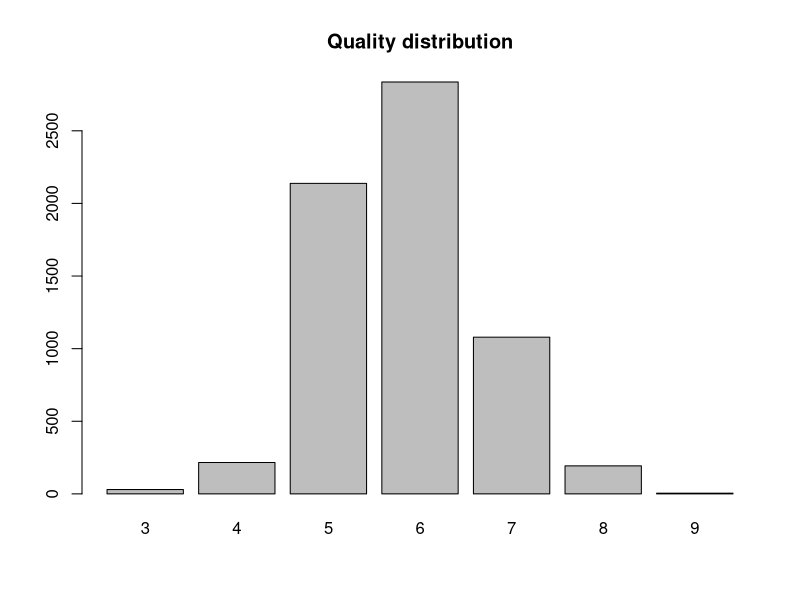
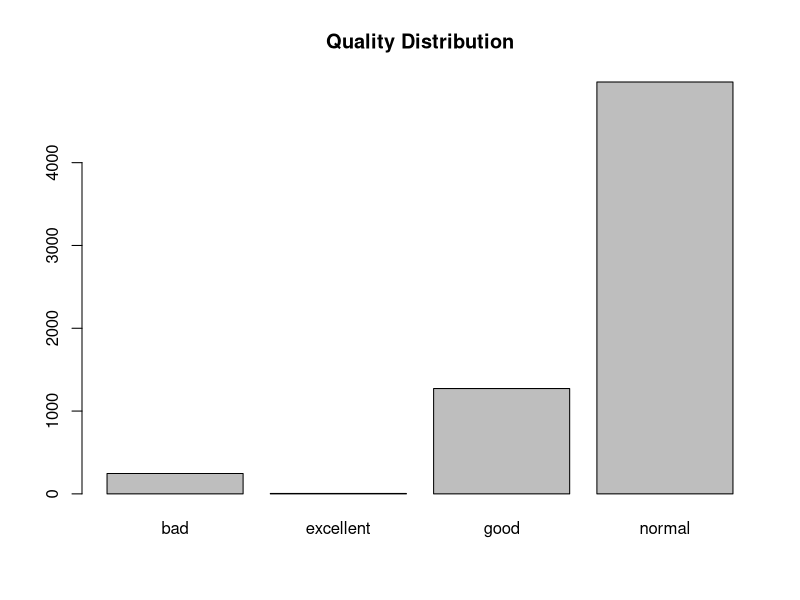
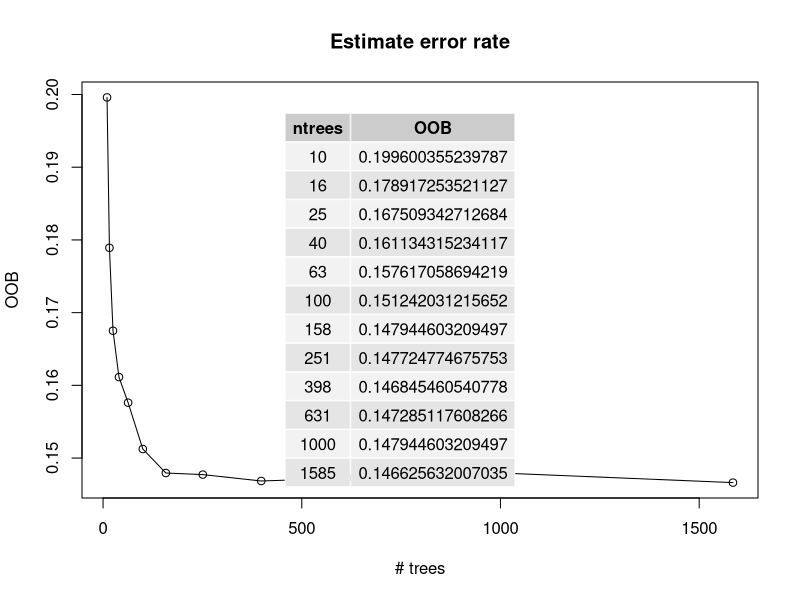

R code for these plots, in order: (Note: this script raises an error after producing the figures.)
library(caret)
library(randomForest)
library(ROCR)
library(gridExtra)

AllWineData <- read.table("AllWineDataPreProcessed.csv", header=TRUE, sep=";")
names(AllWineData)
plot(as.factor(AllWineData$quality))
title(main = "Quality distribution")
AllWineData$taste <- ifelse(AllWineData$quality < 5, "bad", "good")
AllWineData$taste[AllWineData$quality == 5] <- "normal"
AllWineData$taste[AllWineData$quality == 6] <- "normal"
AllWineData$taste[AllWineData$quality > 8] <- "excellent"
AllWineData$taste <- as.factor(AllWineData$taste)
plot(AllWineData$taste)
title(main= "Quality Distribution")
index <- createDataPartition(AllWineData$quality, p=0.7, list=FALSE)
wine <- AllWineData[,c(-13)]
train <- wine[index,]
test <- wine[-index,]

#Find out ntree best
ntrees <- round(10^seq(1,3.2,by=0.2))
rf.results <- matrix (rep(0,2*length(ntrees)),nrow=length(ntrees))
colnames (rf.results) <- c("ntrees", "OOB")
rf.results[,"ntrees"] <- ntrees
rf.results[,"OOB"] <- 0
ii <- 1
for (nt in ntrees)
{ 
  print(nt)
  set.seed(2018)
  model.rf <- randomForest(taste ~ . - quality, data = train, ntree=nt, proximity=FALSE)
  # get the OOB
  rf.results[ii,"OOB"] <- model.rf$err.rate[nt,1]
  
  ii <- ii+1
}
lowest.OOB.error <- as.integer(which.min(rf.results[,"OOB"]))
(ntrees.best <- rf.results[lowest.OOB.error,"ntrees"])
plot(x = rf.results[,1], y=rf.results[,2], ylab = "OOB", xlab = "# trees", type = "o")
title("Estimate error rate")
grid.table(rf.results[,1:2])

#Model

model <- randomForest(taste ~ . - quality, data=train, ntree=ntrees.best,proximity=TRUE, importance=TRUE,
                      keep.forest=TRUE)
varImpPlot(model, main = "Importance of variables")
impvar <- importance(model)
plot(impvar)
prediction <- predict(model, newdata = test)
# What variables are being used in the forest (their total counts)
var <- varUsed(model, by.tree=FALSE, count = TRUE)
var = as.data.frame((var))
rownames(var) = colnames(test[,1:11])
barplot(as.matrix(t(var)), las=2, cex.names = 0.55)
title("Variables being used in the forest")

result <- table(prediction, test$taste)
round(100*(1-sum(diag(ct.test))/sum(ct.test)),2)
#Precision
(precision <- diag(result) / rowSums(result))
#Recall
(recall <- (diag(result) / colSums(result)))
#accuracy
(accuracy <- sum(diag(result)) / sum(result))
